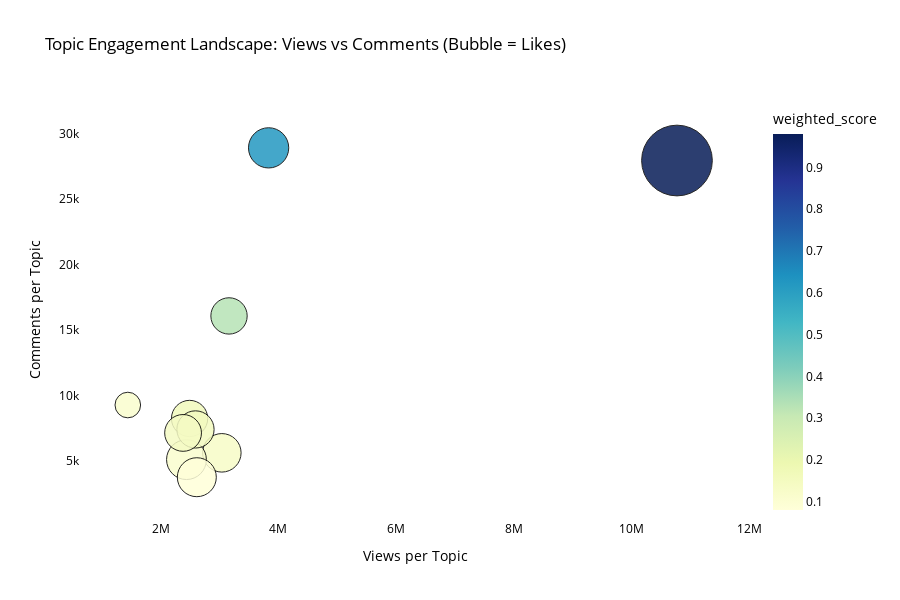

The code cell stored with this chart in its notebook:
### Code cell
import plotly.express as px

fig = px.scatter(
    topic_stats,
    x="view_count",
    y="comment_count",
    size="video_like_count",
    color="weighted_score",
    hover_name="Topic_Category",
    title="Topic Engagement Landscape: Views vs Comments (Bubble = Likes)",
    color_continuous_scale="YlGnBu",
    size_max=50,
)

fig.update_layout(
    xaxis_title="Views per Topic",
    yaxis_title="Comments per Topic",
    height=600,
    plot_bgcolor="white",
    paper_bgcolor="white",
    font=dict(color="black", size=12),
)

# Improve bubble visibility and clarity
fig.update_traces(
    marker=dict(
        line=dict(width=1, color="black"),
        opacity=0.85
    )
)

fig.show()

### Figure 1 — Plotly figure (JSON) as saved in the notebook; plotly's stock layout.template omitted (floating-point values rounded to 4 significant figures)
{"data": [{"hovertemplate": "<b>%{hovertext}</b><br><br>view_count=%{x}<br>comment_count=%{y}<br>video_like_count=%{marker.size}<br>weighted_score=%{marker.color}<extra></extra>", "hovertext": ["entertainment", "entrepreneurship / business", "finance", "health", "mental health / psychology", "productivity / personal development", "relationships", "religion / spirituality", "religion/spirituality", "technology"], "legendgroup": "", "marker": {"color": [0.16, 0.13, 0.62, 0.11, 0.15, 0.08, 0.11, 0.98, 0.14, 0.33], "coloraxis": "coloraxis", "line": {"color": "black", "width": 1}, "opacity": 0.85, "size": [63350.0, 71530.0, 78070.0, 76400.0, 66720.0, 73190.0, 31560.0, 240900.0, 65220.0, 63650.0], "sizemode": "area", "sizeref": 96.35, "symbol": "circle"}, "mode": "markers", "name": "", "orientation": "v", "showlegend": false, "type": "scatter", "x": [2493000.0, 3041000.0, 3836000.0, 2440000.0, 2594000.0, 2616000.0, 1444000.0, 10770000.0, 2383000.0, 3163000.0], "xaxis": "x", "y": [8267.0, 5644.0, 28920.0, 5125.0, 7429.0, 3783.0, 9293.0, 27960.0, 7164.0, 16090.0], "yaxis": "y"}], "layout": {"coloraxis": {"colorbar": {"title": {"text": "weighted_score"}}, "colorscale": [[0, "rgb(255,255,217)"], [0.125, "rgb(237,248,177)"], [0.25, "rgb(199,233,180)"], [0.375, "rgb(127,205,187)"], [0.5, "rgb(65,182,196)"], [0.625, "rgb(29,145,192)"], [0.75, "rgb(34,94,168)"], [0.875, "rgb(37,52,148)"], [1, "rgb(8,29,88)"]]}, "font": {"color": "black", "size": 12}, "height": 600, "legend": {"itemsizing": "constant", "tracegroupgap": 0}, "paper_bgcolor": "white", "plot_bgcolor": "white", "title": {"text": "Topic Engagement Landscape: Views vs Comments (Bubble = Likes)"}, "xaxis": {"anchor": "y", "domain": [0, 1], "title": {"text": "Views per Topic"}}, "yaxis": {"anchor": "x", "domain": [0, 1], "title": {"text": "Comments per Topic"}}}}
